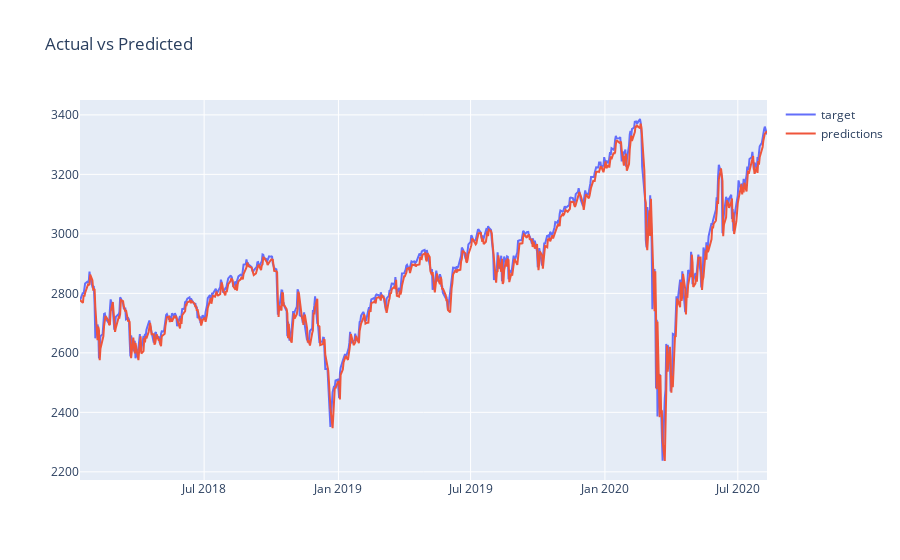

Notebook cell for this chart:
### Markdown cell above
### Question 1
#### Test the created pipeline with S&P500 and Tesla datasets

### Code cell
# predictions for "sp5oo" with alpha =1
stockname = "sp500"
predictions_stock(stockPrice,stockVol,stockname,alpha=1)

### Figure 1 — Plotly figure (JSON) as saved in the notebook; plotly's stock layout.template omitted (floating-point values rounded to 4 significant figures; data arrays with more than 128 entries replaced by an {"elided": "..."} marker saying what was removed)
{"data": [{"name": "target", "type": "scatter", "x": {"elided": "648 str values"}, "y": {"elided": "648 float values"}}, {"name": "predictions", "type": "scatter", "x": {"elided": "648 str values"}, "y": {"elided": "648 float values"}}], "layout": {"legend": {"tracegroupgap": 0}, "title": {"text": "Actual vs Predicted"}, "xaxis": {"anchor": "y", "domain": [0, 1]}, "yaxis": {"anchor": "x", "domain": [0, 1]}}}
